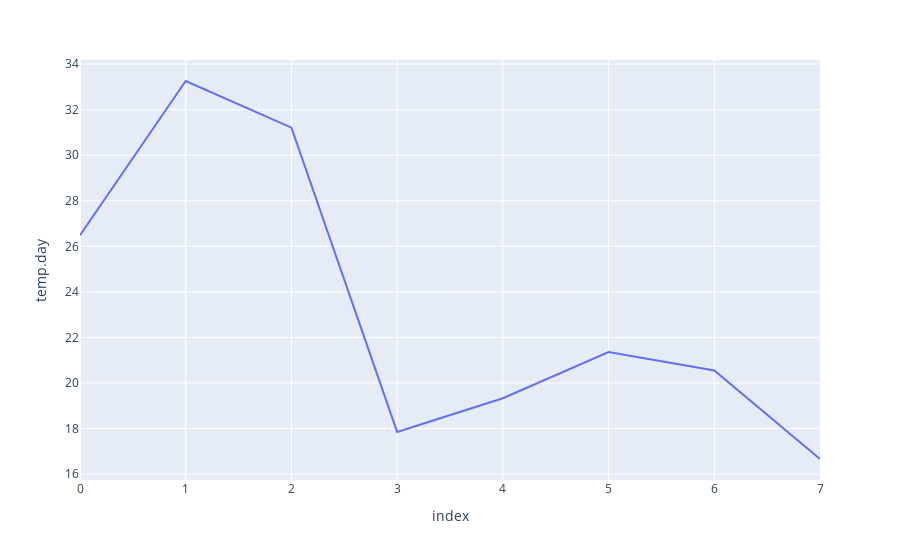

Notebook cell for this chart:
### Markdown cell above
## Challenge 8

Plot the same line in `plotly express`

### Code cell
px.line(weather_df, y="temp.day")

### Figure 1 — Plotly figure (JSON) as saved in the notebook; plotly's stock layout.template omitted (floating-point values rounded to 4 significant figures)
{"data": [{"hovertemplate": "index=%{x}<br>temp.day=%{y}<extra></extra>", "legendgroup": "", "line": {"color": "#636efa", "dash": "solid"}, "mode": "lines", "name": "", "orientation": "v", "showlegend": false, "type": "scatter", "x": [0, 1, 2, 3, 4, 5, 6, 7], "xaxis": "x", "y": [26.49, 33.26, 31.21, 17.85, 19.33, 21.36, 20.55, 16.66], "yaxis": "y"}], "layout": {"legend": {"tracegroupgap": 0}, "margin": {"t": 60}, "xaxis": {"anchor": "y", "domain": [0, 1], "title": {"text": "index"}}, "yaxis": {"anchor": "x", "domain": [0, 1], "title": {"text": "temp.day"}}}}
